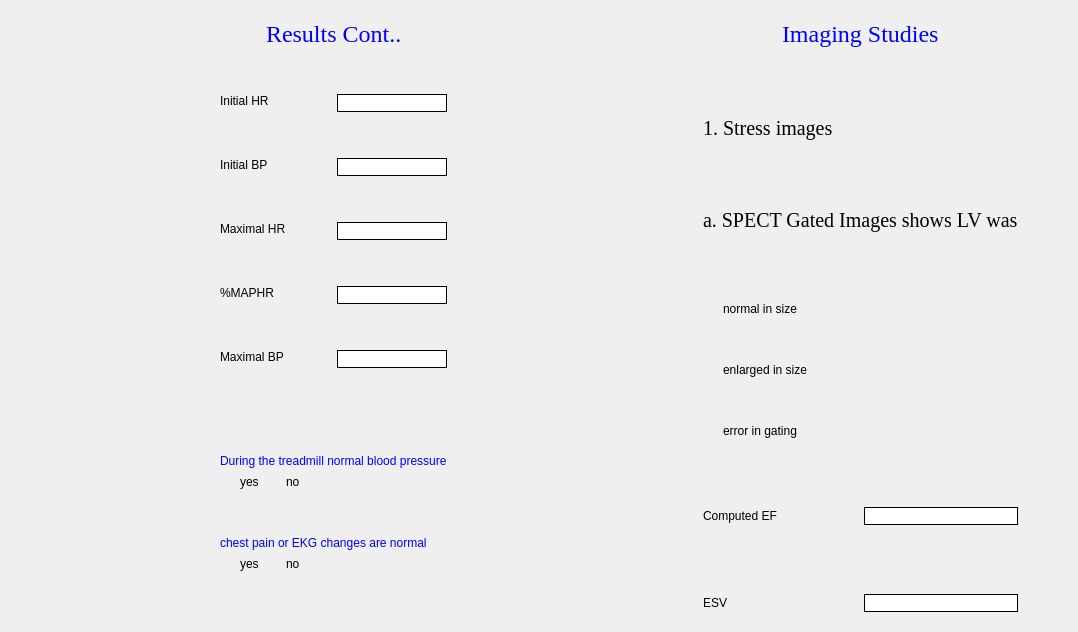
      <widget class="QWidget" name="tab_3">
       <attribute name="title">
        <string>Img Studies</string>
       </attribute>
       <layout class="QGridLayout" name="gridLayout_5">
        <item row="0" column="0">
         <widget class="QGroupBox" name="groupBox_3">
          <property name="styleSheet">
           <string notr="true">border:none;
font: 15pt &quot;Times New Roman&quot;;
background: transparent;</string>
          </property>
          <property name="title">
           <string/>
          </property>
          <layout class="QGridLayout" name="gridLayout_4">
           <item row="0" column="1">
            <layout class="QHBoxLayout" name="horizontalLayout_15">
             <item>
              <layout class="QVBoxLayout" name="verticalLayout_22">
               <item>
                <layout class="QHBoxLayout" name="horizontalLayout_10">
                 <item>
                  <spacer name="horizontalSpacer_26">
                   <property name="orientation">
                    <enum>Qt::Horizontal</enum>
                   </property>
                   <property name="sizeHint" stdset="0">
                    <size>
                     <width>40</width>
                     <height>20</height>
                    </size>
                   </property>
                  </spacer>
                 </item>
                 <item>
                  <widget class="QLabel" name="label_17">
                   <property name="font">
                    <font>
                     <family>Times New Roman</family>
                     <pointsize>18</pointsize>
                     <weight>50</weight>
                     <italic>false</italic>
                     <bold>false</bold>
                    </font>
                   </property>
                   <property name="styleSheet">
                    <string notr="true">
border:none;
font: 18pt &quot;Times New Roman&quot;;

color:blue;

</string>
                   </property>
                   <property name="text">
                    <string>Results Cont..</string>
                   </property>
                  </widget>
                 </item>
                 <item>
                  <spacer name="horizontalSpacer_21">
                   <property name="orientation">
                    <enum>Qt::Horizontal</enum>
                   </property>
                   <property name="sizeHint" stdset="0">
                    <size>
                     <width>40</width>
                     <height>20</height>
                    </size>
                   </property>
                  </spacer>
                 </item>
                </layout>
               </item>
               <item>
                <spacer name="verticalSpacer_14">
                 <property name="orientation">
                  <enum>Qt::Vertical</enum>
                 </property>
                 <property name="sizeHint" stdset="0">
                  <size>
                   <width>20</width>
                   <height>40</height>
                  </size>
                 </property>
                </spacer>
               </item>
               <item>
                <layout class="QHBoxLayout" name="horizontalLayout_14">
                 <item>
                  <layout class="QVBoxLayout" name="verticalLayout_11">
                   <item>
                    <widget class="QLabel" name="label_18">
                     <property name="sizePolicy">
                      <sizepolicy hsizetype="MinimumExpanding" vsizetype="Preferred">
                       <horstretch>0</horstretch>
                       <verstretch>0</verstretch>
                      </sizepolicy>
                     </property>
                     <property name="text">
                      <string>Initial HR</string>
                     </property>
                    </widget>
                   </item>
                   <item>
                    <spacer name="verticalSpacer_18">
                     <property name="orientation">
                      <enum>Qt::Vertical</enum>
                     </property>
                     <property name="sizeHint" stdset="0">
                      <size>
                       <width>20</width>
                       <height>40</height>
                      </size>
                     </property>
                    </spacer>
                   </item>
                   <item>
                    <widget class="QLabel" name="label_19">
                     <property name="sizePolicy">
                      <sizepolicy hsizetype="MinimumExpanding" vsizetype="Preferred">
                       <horstretch>0</horstretch>
                       <verstretch>0</verstretch>
                      </sizepolicy>
                     </property>
                     <property name="text">
                      <string>Initial BP</string>
                     </property>
                    </widget>
                   </item>
                   <item>
                    <spacer name="verticalSpacer_19">
                     <property name="orientation">
                      <enum>Qt::Vertical</enum>
                     </property>
                     <property name="sizeHint" stdset="0">
                      <size>
                       <width>20</width>
                       <height>40</height>
                      </size>
                     </property>
                    </spacer>
                   </item>
                   <item>
                    <widget class="QLabel" name="label_20">
                     <property name="sizePolicy">
                      <sizepolicy hsizetype="MinimumExpanding" vsizetype="Preferred">
                       <horstretch>0</horstretch>
                       <verstretch>0</verstretch>
                      </sizepolicy>
                     </property>
                     <property name="text">
                      <string>Maximal HR</string>
                     </property>
                    </widget>
                   </item>
                   <item>
                    <spacer name="verticalSpacer_77">
                     <property name="orientation">
                      <enum>Qt::Vertical</enum>
                     </property>
                     <property name="sizeHint" stdset="0">
                      <size>
                       <width>20</width>
                       <height>40</height>
                      </size>
                     </property>
                    </spacer>
                   </item>
                   <item>
                    <widget class="QLabel" name="label_21">
                     <property name="sizePolicy">
                      <sizepolicy hsizetype="MinimumExpanding" vsizetype="Preferred">
                       <horstretch>0</horstretch>
                       <verstretch>0</verstretch>
                      </sizepolicy>
                     </property>
                     <property name="text">
                      <string>%MAPHR</string>
                     </property>
                    </widget>
                   </item>
                   <item>
                    <spacer name="verticalSpacer_78">
                     <property name="orientation">
                      <enum>Qt::Vertical</enum>
                     </property>
                     <property name="sizeHint" stdset="0">
                      <size>
                       <width>20</width>
                       <height>40</height>
                      </size>
                     </property>
                    </spacer>
                   </item>
                   <item>
                    <widget class="QLabel" name="label_22">
                     <property name="sizePolicy">
                      <sizepolicy hsizetype="MinimumExpanding" vsizetype="Preferred">
                       <horstretch>0</horstretch>
                       <verstretch>0</verstretch>
                      </sizepolicy>
                     </property>
                     <property name="text">
                      <string>Maximal BP</string>
                     </property>
                    </widget>
                   </item>
                   <item>
                    <spacer name="verticalSpacer_79">
                     <property name="orientation">
                      <enum>Qt::Vertical</enum>
                     </property>
                     <property name="sizeHint" stdset="0">
                      <size>
                       <width>20</width>
                       <height>40</height>
                      </size>
                     </property>
                    </spacer>
                   </item>
                  </layout>
                 </item>
                 <item>
                  <layout class="QVBoxLayout" name="verticalLayout_14">
                   <item>
                    <widget class="QLineEdit" name="lineEdit_iniHR">
                     <property name="styleSheet">
                      <string notr="true">   border: 1px solid black;
background-color: rgb(255, 255, 255);
</string>
                     </property>
                    </widget>
                   </item>
                   <item>
                    <spacer name="verticalSpacer_80">
                     <property name="orientation">
                      <enum>Qt::Vertical</enum>
                     </property>
                     <property name="sizeHint" stdset="0">
                      <size>
                       <width>20</width>
                       <height>40</height>
                      </size>
                     </property>
                    </spacer>
                   </item>
                   <item>
                    <widget class="QLineEdit" name="lineEdit_iniBP">
                     <property name="styleSheet">
                      <string notr="true">   border: 1px solid black;
background-color: rgb(255, 255, 255);
</string>
                     </property>
                    </widget>
                   </item>
                   <item>
                    <spacer name="verticalSpacer_81">
                     <property name="orientation">
                      <enum>Qt::Vertical</enum>
                     </property>
                     <property name="sizeHint" stdset="0">
                      <size>
                       <width>20</width>
                       <height>40</height>
                      </size>
                     </property>
                    </spacer>
                   </item>
                   <item>
                    <widget class="QLineEdit" name="lineEdit_maxHR">
                     <property name="styleSheet">
                      <string notr="true">   border: 1px solid black;
background-color: rgb(255, 255, 255);
</string>
                     </property>
                    </widget>
                   </item>
                   <item>
                    <spacer name="verticalSpacer_82">
                     <property name="orientation">
                      <enum>Qt::Vertical</enum>
                     </property>
                     <property name="sizeHint" stdset="0">
                      <size>
                       <width>20</width>
                       <height>40</height>
                      </size>
                     </property>
                    </spacer>
                   </item>
                   <item>
                    <widget class="QLineEdit" name="lineEdit_MAPHR">
                     <property name="styleSheet">
                      <string notr="true">   border: 1px solid black;
background-color: rgb(255, 255, 255);
</string>
                     </property>
                    </widget>
                   </item>
                   <item>
                    <spacer name="verticalSpacer_83">
                     <property name="orientation">
                      <enum>Qt::Vertical</enum>
                     </property>
                     <property name="sizeHint" stdset="0">
                      <size>
                       <width>20</width>
                       <height>40</height>
                      </size>
                     </property>
                    </spacer>
                   </item>
                   <item>
                    <widget class="QLineEdit" name="lineEdit_maxBP">
                     <property name="styleSheet">
                      <string notr="true">   border: 1px solid black;
background-color: rgb(255, 255, 255);
</string>
                     </property>
                    </widget>
                   </item>
                   <item>
                    <spacer name="verticalSpacer_85">
                     <property name="orientation">
                      <enum>Qt::Vertical</enum>
                     </property>
                     <property name="sizeHint" stdset="0">
                      <size>
                       <width>20</width>
                       <height>40</height>
                      </size>
                     </property>
                    </spacer>
                   </item>
                  </layout>
                 </item>
                </layout>
               </item>
               <item>
                <spacer name="verticalSpacer_15">
                 <property name="orientation">
                  <enum>Qt::Vertical</enum>
                 </property>
                 <property name="sizeHint" stdset="0">
                  <size>
                   <width>20</width>
                   <height>40</height>
                  </size>
                 </property>
                </spacer>
               </item>
               <item>
                <layout class="QVBoxLayout" name="verticalLayout_9">
                 <item>
                  <widget class="QLabel" name="label_23">
                   <property name="styleSheet">
                    <string notr="true">
border:none;
font: 16pt &quot;Times New Roman&quot;;

color:blue;

</string>
                   </property>
                   <property name="text">
                    <string>During the treadmill normal blood pressure</string>
                   </property>
                  </widget>
                 </item>
                 <item>
                  <layout class="QHBoxLayout" name="horizontalLayout_12">
                   <item>
                    <widget class="QRadioButton" name="radioButton_yesThread">
                     <property name="text">
                      <string>yes</string>
                     </property>
                    </widget>
                   </item>
                   <item>
                    <widget class="QRadioButton" name="radioButton_noThread">
                     <property name="text">
                      <string>no</string>
                     </property>
                    </widget>
                   </item>
                   <item>
                    <widget class="QLineEdit" name="lineEdit_threadMill"/>
                   </item>
                  </layout>
                 </item>
                </layout>
               </item>
               <item>
                <spacer name="verticalSpacer_16">
                 <property name="orientation">
                  <enum>Qt::Vertical</enum>
                 </property>
                 <property name="sizeHint" stdset="0">
                  <size>
                   <width>20</width>
                   <height>40</height>
                  </size>
                 </property>
                </spacer>
               </item>
               <item>
                <layout class="QVBoxLayout" name="verticalLayout_10">
                 <item>
                  <widget class="QLabel" name="label_25">
                   <property name="styleSheet">
                    <string notr="true">
border:none;
font: 16pt &quot;Times New Roman&quot;;

color:blue;

</string>
                   </property>
                   <property name="text">
                    <string>chest pain or EKG changes are normal</string>
                   </property>
                  </widget>
                 </item>
                 <item>
                  <layout class="QHBoxLayout" name="horizontalLayout_13">
                   <item>
                    <widget class="QRadioButton" name="radioButton_yesChest">
                     <property name="text">
                      <string>yes</string>
                     </property>
                    </widget>
                   </item>
                   <item>
                    <widget class="QRadioButton" name="radioButton_noChest">
                     <property name="text">
                      <string>no</string>
                     </property>
                    </widget>
                   </item>
                   <item>
                    <widget class="QLineEdit" name="lineEdit_ChestEKG"/>
                   </item>
                  </layout>
                 </item>
                </layout>
               </item>
               <item>
                <spacer name="verticalSpacer_17">
                 <property name="orientation">
                  <enum>Qt::Vertical</enum>
                 </property>
                 <property name="sizeHint" stdset="0">
                  <size>
                   <width>20</width>
                   <height>40</height>
                  </size>
                 </property>
                </spacer>
               </item>
              </layout>
             </item>
             <item>
              <spacer name="horizontalSpacer_22">
               <property name="orientation">
                <enum>Qt::Horizontal</enum>
               </property>
               <property name="sizeHint" stdset="0">
                <size>
                 <width>250</width>
                 <height>20</height>
                </size>
               </property>
              </spacer>
             </item>
             <item>
              <layout class="QVBoxLayout" name="verticalLayout_23">
               <item>
                <layout class="QHBoxLayout" name="horizontalLayout_34">
                 <item>
                  <spacer name="horizontalSpacer_5">
                   <property name="orientation">
                    <enum>Qt::Horizontal</enum>
                   </property>
                   <property name="sizeHint" stdset="0">
                    <size>
                     <width>40</width>
                     <height>20</height>
                    </size>
                   </property>
                  </spacer>
                 </item>
                 <item>
                  <widget class="QLabel" name="label_24">
                   <property name="font">
                    <font>
                     <family>Times New Roman</family>
                     <pointsize>18</pointsize>
                     <weight>50</weight>
                     <italic>false</italic>
                     <bold>false</bold>
                    </font>
                   </property>
                   <property name="styleSheet">
                    <string notr="true">
border:none;
font: 18pt &quot;Times New Roman&quot;;

color:blue;

</string>
                   </property>
                   <property name="text">
                    <string>Imaging Studies</string>
                   </property>
                  </widget>
                 </item>
                 <item>
                  <spacer name="horizontalSpacer_25">
                   <property name="orientation">
                    <enum>Qt::Horizontal</enum>
                   </property>
                   <property name="sizeHint" stdset="0">
                    <size>
                     <width>40</width>
                     <height>20</height>
                    </size>
                   </property>
                  </spacer>
                 </item>
                </layout>
               </item>
               <item>
                <layout class="QVBoxLayout" name="verticalLayout_13">
                 <item>
                  <spacer name="verticalSpacer_42">
                   <property name="orientation">
                    <enum>Qt::Vertical</enum>
                   </property>
                   <property name="sizeHint" stdset="0">
                    <size>
                     <width>20</width>
                     <height>40</height>
                    </size>
                   </property>
                  </spacer>
                 </item>
                 <item>
                  <widget class="QLabel" name="label_32">
                   <property name="font">
                    <font>
                     <family>Times New Roman</family>
                     <pointsize>15</pointsize>
                     <weight>50</weight>
                     <italic>false</italic>
                     <bold>false</bold>
                    </font>
                   </property>
                   <property name="text">
                    <string>1. Stress images</string>
                   </property>
                  </widget>
                 </item>
                 <item>
                  <spacer name="verticalSpacer_43">
                   <property name="orientation">
                    <enum>Qt::Vertical</enum>
                   </property>
                   <property name="sizeHint" stdset="0">
                    <size>
                     <width>20</width>
                     <height>40</height>
                    </size>
                   </property>
                  </spacer>
                 </item>
                 <item>
                  <widget class="QLabel" name="label_26">
                   <property name="font">
                    <font>
                     <family>Times New Roman</family>
                     <pointsize>15</pointsize>
                     <weight>50</weight>
                     <italic>false</italic>
                     <bold>false</bold>
                    </font>
                   </property>
                   <property name="text">
                    <string>a. SPECT Gated Images shows LV was</string>
                   </property>
                  </widget>
                 </item>
                 <item>
                  <spacer name="verticalSpacer_20">
                   <property name="orientation">
                    <enum>Qt::Vertical</enum>
                   </property>
                   <property name="sizeHint" stdset="0">
                    <size>
                     <width>20</width>
                     <height>40</height>
                    </size>
                   </property>
                  </spacer>
                 </item>
                 <item>
                  <layout class="QVBoxLayout" name="verticalLayout_12">
                   <item>
                    <widget class="QRadioButton" name="radioButton_normalSIze">
                     <property name="text">
                      <string>normal in size</string>
                     </property>
                    </widget>
                   </item>
                   <item>
                    <spacer name="verticalSpacer_21">
                     <property name="orientation">
                      <enum>Qt::Vertical</enum>
                     </property>
                     <property name="sizeHint" stdset="0">
                      <size>
                       <width>20</width>
                       <height>40</height>
                      </size>
                     </property>
                    </spacer>
                   </item>
                   <item>
                    <widget class="QRadioButton" name="radioButton_enlargedSize">
                     <property name="text">
                      <string>enlarged in size</string>
                     </property>
                    </widget>
                   </item>
                   <item>
                    <spacer name="verticalSpacer_22">
                     <property name="orientation">
                      <enum>Qt::Vertical</enum>
                     </property>
                     <property name="sizeHint" stdset="0">
                      <size>
                       <width>20</width>
                       <height>40</height>
                      </size>
                     </property>
                    </spacer>
                   </item>
                  </layout>
                 </item>
                 <item>
                  <widget class="QCheckBox" name="checkBox_gating">
                   <property name="text">
                    <string>error in gating</string>
                   </property>
                  </widget>
                 </item>
                 <item>
                  <spacer name="verticalSpacer_23">
                   <property name="orientation">
                    <enum>Qt::Vertical</enum>
                   </property>
                   <property name="sizeHint" stdset="0">
                    <size>
                     <width>20</width>
                     <height>40</height>
                    </size>
                   </property>
                  </spacer>
                 </item>
                 <item>
                  <layout class="QHBoxLayout" name="horizontalLayout_19">
                   <item>
                    <widget class="QLabel" name="label_27">
                     <property name="sizePolicy">
                      <sizepolicy hsizetype="MinimumExpanding" vsizetype="Preferred">
                       <horstretch>0</horstretch>
                       <verstretch>0</verstretch>
                      </sizepolicy>
                     </property>
                     <property name="text">
                      <string>Computed EF</string>
                     </property>
                    </widget>
                   </item>
                   <item>
                    <widget class="QLineEdit" name="lineEdit_computedEF">
                     <property name="styleSheet">
                      <string notr="true">   border: 1px solid black;
background-color: rgb(255, 255, 255);
</string>
                     </property>
                    </widget>
                   </item>
                  </layout>
                 </item>
                 <item>
                  <spacer name="verticalSpacer_24">
                   <property name="orientation">
                    <enum>Qt::Vertical</enum>
                   </property>
                   <property name="sizeHint" stdset="0">
                    <size>
                     <width>20</width>
                     <height>40</height>
                    </size>
                   </property>
                  </spacer>
                 </item>
                 <item>
                  <layout class="QHBoxLayout" name="horizontalLayout_20">
                   <item>
                    <widget class="QLabel" name="label_28">
                     <property name="sizePolicy">
                      <sizepolicy hsizetype="MinimumExpanding" vsizetype="Preferred">
                       <horstretch>0</horstretch>
                       <verstretch>0</verstretch>
                      </sizepolicy>
                     </property>
                     <property name="text">
                      <string>ESV</string>
                     </property>
                    </widget>
                   </item>
                   <item>
                    <widget class="QLineEdit" name="lineEdit_ESV">
                     <property name="styleSheet">
                      <string notr="true">   border: 1px solid black;
background-color: rgb(255, 255, 255);
</string>
                     </property>
                    </widget>
                   </item>
                  </layout>
                 </item>
                </layout>
               </item>
              </layout>
             </item>
            </layout>
           </item>
           <item row="0" column="0">
            <spacer name="horizontalSpacer_23">
             <property name="orientation">
              <enum>Qt::Horizontal</enum>
             </property>
             <property name="sizeHint" stdset="0">
              <size>
               <width>200</width>
               <height>20</height>
              </size>
             </property>
            </spacer>
           </item>
          </layout>
         </widget>
        </item>
        <item row="0" column="1">
         <spacer name="horizontalSpacer_24">
          <property name="orientation">
           <enum>Qt::Horizontal</enum>
          </property>
          <property name="sizeHint" stdset="0">
           <size>
            <width>40</width>
            <height>20</height>
           </size>
          </property>
         </spacer>
        </item>
       </layout>
      </widget>
